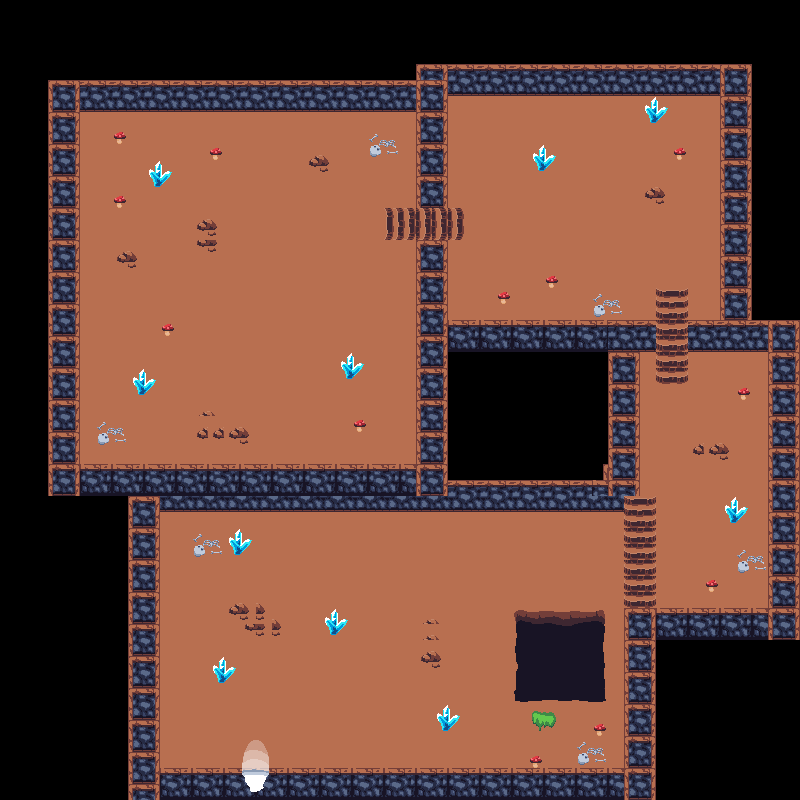

A 2D game scene composited from a Tiled map and its tileset images. What follows is a short description and the map's XML, with each tile layer's data collapsed to a summary:
An orthogonal 50x50 tile map with 16x16 px tiles, 4 tile layers (floor, escalier, walls, decorations) and 42 objects (38x collision, exit_dungeon, spawn_dungeon, boss_path1, boss_path2).

<map version="1.10" tiledversion="1.10.1" orientation="orthogonal" renderorder="right-down" width="50" height="50" tilewidth="16" tileheight="16" infinite="0" nextlayerid="7" nextobjectid="43">
 <tileset firstgid="1" source="dungeon2.tsx" />
 <layer id="1" name="floor" width="50" height="50">
  <data>[2500 cells, 1292 non-empty, 16 distinct tile ids]</data>
 </layer>
 <layer id="2" name="escalier" width="50" height="50">
  <data>[2500 cells, 36 non-empty, 4 distinct tile ids]</data>
 </layer>
 <layer id="3" name="walls" width="50" height="50">
  <data>[2500 cells, 520 non-empty, 13 distinct tile ids]</data>
 </layer>
 <layer id="4" name="decorations" width="50" height="50">
  <data>[2500 cells, 176 non-empty, 61 distinct tile ids]</data>
 </layer>
 <objectgroup id="5" name="objects">
  <object id="1" type="collision" x="50.6024" y="81.9277" width="368.675" height="30.1205" />
  <object id="2" type="collision" x="48.6667" y="113.333" width="31.3333" height="352" />
  <object id="3" type="collision" x="48" y="466.667" width="370" height="27.3333" />
  <object id="4" type="collision" x="417.333" y="65.3333" width="29.3333" height="142" />
  <object id="5" type="collision" x="418" y="242" width="29.3333" height="253.333" />
  <object id="6" type="collision" x="448" y="64.6667" width="302" height="31.3333" />
  <object id="7" type="collision" x="720" y="96" width="30" height="224.667" />
  <object id="8" type="collision" x="448" y="320.667" width="206.667" height="31.3333" />
  <object id="9" type="collision" x="688.667" y="321.333" width="81.3333" height="29.3333" />
  <object id="10" type="collision" x="770.667" y="321.333" width="27.3333" height="317.333" />
  <object id="11" type="collision" x="624" y="608" width="145.333" height="33.3333" />
  <object id="12" type="collision" x="624.667" y="642" width="30" height="157.333" />
  <object id="13" type="collision" x="128" y="770" width="496" height="28" />
  <object id="14" type="collision" x="128" y="497" width="33" height="272" />
  <object id="15" type="collision" x="162" y="480" width="461" height="30" />
  <object id="16" type="collision" x="148.667" y="171.333" width="22.6667" height="18.6667" />
  <object id="17" type="collision" x="133.333" y="376" width="21.3333" height="21.3333" />
  <object id="18" type="collision" x="96.6667" y="425.333" width="28.6667" height="20.6667" />
  <object id="19" type="collision" x="197.333" y="431.333" width="51.3333" height="12" />
  <object id="20" type="collision" x="115.333" y="256" width="23.3333" height="11.3333" />
  <object id="21" type="collision" x="196.667" y="223.333" width="20" height="28.6667" />
  <object id="22" type="collision" x="309.333" y="160.667" width="19.3333" height="12.6667" />
  <object id="23" type="collision" x="370" y="136" width="28.6667" height="23.3333" />
  <object id="24" type="collision" x="342" y="363.333" width="20.6667" height="17.3333" />
  <object id="25" type="collision" x="532" y="155.333" width="24" height="16.6667" />
  <object id="26" type="collision" x="644" y="107.333" width="22.6667" height="18" />
  <object id="27" type="collision" x="644" y="188" width="20" height="18" />
  <object id="28" type="collision" x="592.667" y="296.667" width="28" height="22.6667" />
  <object id="29" type="collision" x="724.667" y="506.667" width="22.6667" height="18.6667" />
  <object id="30" type="collision" x="738" y="552.667" width="26.6667" height="19.3333" />
  <object id="31" type="collision" x="576.667" y="746.667" width="28" height="18.6667" />
  <object id="32" type="collision" x="436" y="713.333" width="22" height="17.3333" />
  <object id="33" type="collision" x="326" y="617.333" width="20" height="18.6667" />
  <object id="34" type="collision" x="421.333" y="654.667" width="20.6667" height="12.6667" />
  <object id="35" type="collision" x="229.333" y="605.333" width="50" height="31.3333" />
  <object id="36" type="collision" x="230" y="539.333" width="20" height="16.6667" />
  <object id="37" type="collision" x="194.667" y="540" width="25.3333" height="18.6667" />
  <object id="38" type="collision" x="213.333" y="666.667" width="21.3333" height="18.6667" />
  <object id="39" name="exit_dungeon" x="241.333" y="751.333" width="29.3333" height="43.3333" />
  <object id="40" name="spawn_dungeon" x="307.333" y="722">
   <point />
  </object>
 </objectgroup>
 <objectgroup id="6" name="NPCPaths">
  <object id="41" name="boss_path1" x="224.667" y="192.667" width="16" height="16" />
  <object id="42" name="boss_path2" x="224" y="384.667" width="16.6667" height="15.3333" />
 </objectgroup>
</map>
